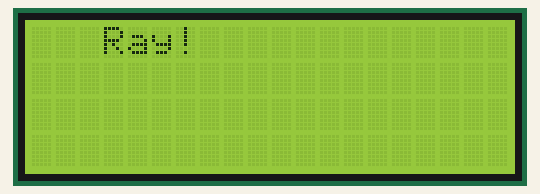
Recording of a sketch running on a simulated Arduino Uno, built with avr-gcc and run on an emulated ATmega328P. On the bench: 20×4 character LCD.

Above: at 1.6 s.
At 2.6 s:
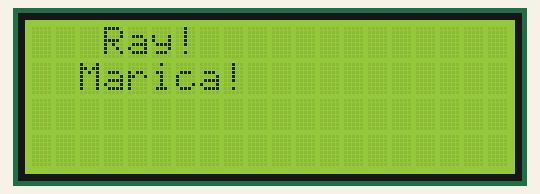
At 3.7 s:
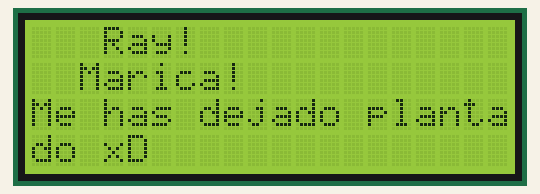

Measured:
- what the display in image 0 shows lasts 1.0 s, from 1.6 s to 2.6 s

The sketch:

sketch_nov13c.ino
```cpp
/* YourDuino.com Example Software Sketch
 20 character 4 line I2C Display
 Backpack Interface labelled "LCM1602 IIC  A0 A1 A2"
 terry@yourduino.com */

/*-----( Import needed libraries )-----*/
#include <Wire.h>  // Comes with Arduino IDE
// Get the LCD I2C Library here:
// https://bitbucket.org/fmalpartida/new-liquidcrystal/downloads
// Move any other LCD libraries to another folder or delete them
// See Library "Docs" folder for possible commands etc.
#include <LiquidCrystal_I2C.h>

/*-----( Declare Constants )-----*/
//none
/*-----( Declare objects )-----*/
// set the LCD address to 0x20 for a 20 chars 4 line display
// Set the pins on the I2C chip used for LCD connections:
//                    addr, en,rw,rs,d4,d5,d6,d7,bl,blpol
LiquidCrystal_I2C lcd(0x3F, 2, 1, 0, 4, 5, 6, 7, 3, POSITIVE);  // Set the LCD I2C address


/*-----( Declare Variables )-----*/
//none

void setup()   /*----( SETUP: RUNS ONCE )----*/
{
  Serial.begin(9600);  // Used to type in characters

  lcd.begin(20,4);         // initialize the lcd for 20 chars 4 lines and turn on backlight

// ------- Quick 3 blinks of backlight  -------------
  for(int i = 0; i< 3; i++)
  {
    lcd.backlight();
    delay(250);
    lcd.noBacklight();
    delay(250);
  }
  lcd.backlight(); // finish with backlight on

//-------- Write characters on the display ----------------
// NOTE: Cursor Position: CHAR, LINE) start at 0
  lcd.setCursor(3,0); //Start at character 4 on line 0
  lcd.print("Ray!");
  delay(1000);
  lcd.setCursor(2,1);
  lcd.print("Marica!");
  delay(1000);
  lcd.setCursor(0,2);
  lcd.print("Me has dejado planta");
  lcd.setCursor(0,3);
  //delay(92000);
  lcd.print("do xD");
  delay(98000);
// Wait and then tell user they can start the Serial Monitor and type in characters to
// Display. (Set Serial Monitor option to "No Line Ending")
  lcd.setCursor(0,0); //Start at character 0 on line 0
  lcd.print("Start Serial Monitor");
  lcd.setCursor(0,1);
  lcd.print("Type chars 2 display");


}/*--(end setup )---*/


void loop()   /*----( LOOP: RUNS CONSTANTLY )----*/
{
  {
    // when characters arrive over the serial port...
    if (Serial.available()) {
      // wait a bit for the entire message to arrive
      delay(100);
      // clear the screen
      lcd.clear();
      // read all the available characters
      while (Serial.available() > 0) {
        // display each character to the LCD
        lcd.write(Serial.read());
      }
    }
  }

}/* --(end main loop )-- */


/* ( THE END ) */
```
